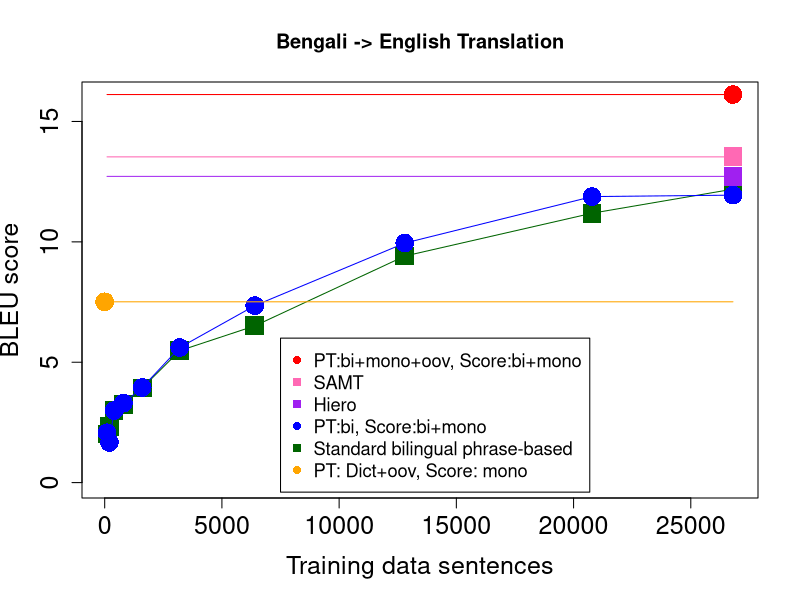

This figure's R source:
bilingualsize=c(100,200,400,800,1600,3200,6400,12800,20788,26799)

bifeats=c(2.02,2.33,3.00,3.23,3.93,5.48,6.51,9.41,11.19,12.19)
bimonofeats=c(2.07,1.67,2.99,3.3,3.95,5.61,7.35,9.95,11.88,11.94)
dictmonofeats=c(7.51,7.51,7.51,7.51,7.51,7.51,7.51,7.51,7.51,7.51)
bidictmono_bimonofeats=c(16.12,16.12,16.12,16.12,16.12,16.12,16.12,16.12,16.12,16.12)
hiero=c(12.72,12.72,12.72,12.72,12.72,12.72,12.72,12.72,12.72,12.72)
samt=c(13.53,13.53,13.53,13.53,13.53,13.53,13.53,13.53,13.53,13.53)

#add line for bilingual scoring, varying amounts of training data: standard squares
c=plot(bilingualsize,bifeats,xlab="",ylab="",main="Bengali -> English Translation", col="darkgreen",pch=15,cex=2.5, ylim=c(0,16), xaxt="n", yaxt="n")
lines(bilingualsize,bifeats,col="darkgreen",cex=3)
title(xlab="Training data sentences",cex.lab=1.5)
title(ylab="BLEU score",cex.lab=1.5)
axis(1,cex.axis=1.5)
axis(2,cex.axis=1.5)


#add line for bilingual+monolingual scoring, varying amounts of parallel training data: new circles
points(bilingualsize,bimonofeats,col="blue",pch=16,cex=2.5)
lines(bilingualsize,bimonofeats,col="blue",cex=3.0)

# add point for using dictionary + monolingual scoring only: new circles
points(c(0.0),c(7.51),col="orange",pch=16,cex=2.5)
lines(bilingualsize,dictmonofeats,col="orange",cex=3.0)

# add point for using bilingual training text + dictionaries + oov mining, monolingual scoring + bilingual scoring: new circles
points(c(26799),c(16.12),col="red",pch=16,cex=2.5)
lines(bilingualsize,bidictmono_bimonofeats,col="red",cex=3.0)

# add point for hiero: standard squares
points(c(26799),c(12.72),col="purple",pch=15,cex=2.5)
lines(bilingualsize,hiero,col="purple",cex=3.0)

# add point for SAMT: standard squares
points(c(26799),c(13.53),col="hotpink",pch=15,cex=2.5)
lines(bilingualsize,samt,col="hotpink",cex=3.0)

#add legend to plot
mylines=c("PT:bi+mono+oov, Score:bi+mono","SAMT","Hiero","PT:bi, Score:bi+mono","Standard bilingual phrase-based","PT: Dict+oov, Score: mono")
mycols=c("red","hotpink","purple","blue","darkgreen","orange")
mypoints=c(16,15,15,16,15,16)
legend(7500,6,mylines, cex=1.1, col=mycols,pch=mypoints)